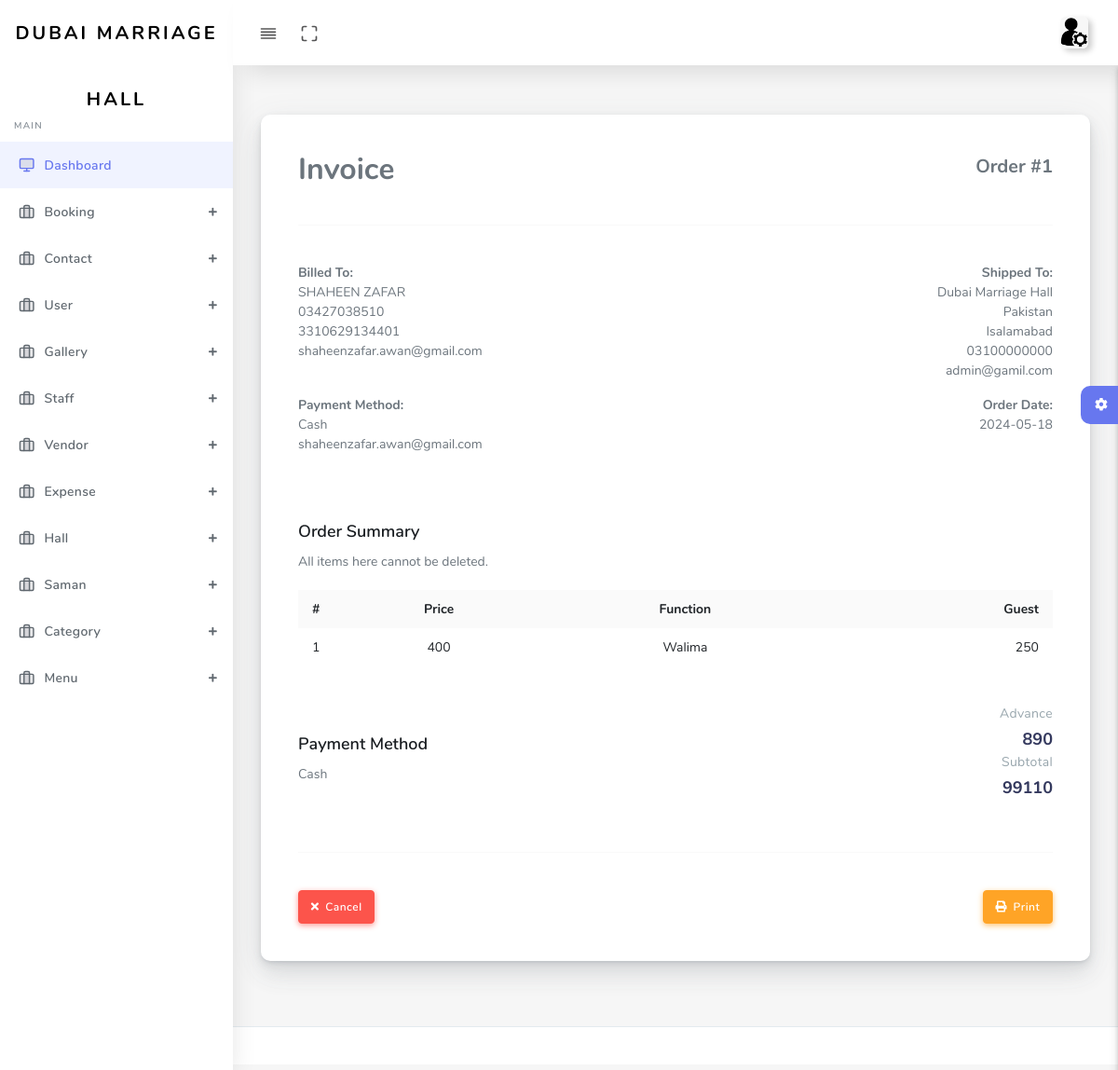
The page /user/admin/invoice.php?uid=1 (signed in) on the database its author committed.
### tables this page shows
CREATE TABLE `booknow` (
  `id` int(50) NOT NULL,
  `user_id` varchar(255) NOT NULL,
  `name` varchar(50) NOT NULL,
  `number` varchar(50) NOT NULL,
  `cnic` varchar(50) NOT NULL,
  `email` varchar(50) NOT NULL,
  `date` varchar(50) NOT NULL,
  `time` varchar(255) NOT NULL,
  `guest` varchar(255) NOT NULL,
  `hall` varchar(255) NOT NULL,
  `menu` varchar(255) NOT NULL,
  `function` varchar(50) NOT NULL,
  `status` varchar(50) NOT NULL,
  `price` varchar(50) NOT NULL,
  `tprice` varchar(255) NOT NULL,
  `advance` varchar(255) NOT NULL,
  `screenshoot` varchar(255) NOT NULL
);

### user/admin/invoice.php (the view, shortened to what this page needs)
<?php
include('include/header.php');
include('include/config.php');
$order=$_GET['uid'];
?>
  <div id="app">
    <div class="main-wrapper main-wrapper-1">
      <div class="navbar-bg"></div>
      <?php
include('include/nav.php');
include('include/aside.php');
?>
      <div class="main-content">
        <section class="section">
          <div class="section-body">
            <div class="invoice">
              <div id="invoice-print">
                <div class="row">
                  <div class="col-lg-12">
                    <div class="invoice-title">
                      <h2>Invoice</h2>
                      <?php
            $sql = "SELECT * FROM booknow WHERE id='$order'";
            $run = mysqli_query($conn, $sql);
            $row = mysqli_fetch_array($run)
            ?>
                      <div class="invoice-number">Order #<?php echo $row['id'] ?></div>
                    </div>
                    <hr>
                    <div class="row">
                      <div class="col-md-6">
                        <address>
                          <strong>Billed To:</strong><br>
                          <?php echo $row['name']?><br>
                          <?php echo $row['number']?><br>
                          <?php echo $row['cnic']?><br>
                          <?php echo $row['email']?><br>
                        </address>
                      </div>
                      <div class="col-md-6 text-md-right">
                        <address>
                          <strong>Shipped To:</strong><br>
                          Dubai Marriage Hall<br>
                        Pakistan<br>
                         Isalamabad<br>
                         03100000000<br>
                         admin@gamil.com<br>
                        </address>
                      </div>
                    </div>
                    <div class="row">
                      <div class="col-md-6">
                        <address>
                          <strong>Payment Method:</strong><br>
                          Cash<br>
                          <?php echo $row['email']?>
                        </address>
                      </div>
                      <div class="col-md-6 text-md-right">
                        <address>
                          <strong>Order Date:</strong><br>
                          <?php echo $row['date']?><br><br>
                        </address>
                      </div>
                    </div>
                  </div>
                </div>
                <div class="row mt-4">
                  <div class="col-md-12">
                    <div class="section-title">Order Summary</div>
                    <p class="section-lead">All items here cannot be deleted.</p>
                    <div class="table-responsive">
                      <table class="table table-striped table-hover table-md">
                        <tr>
                          <th data-width="40">#</th>
                          <th class="text-center">Price</th>
                          <th class="text-center">Function</th>
                          <th class="text-right">Guest</th>
                        </tr>
                        <?php
                        $sub='';
            $sql = "SELECT * FROM booknow WHERE id='$order'";
            $run = mysqli_query($conn, $sql);
            while ($fet = mysqli_fetch_array($run)) {
              $sub=$fet['guest']*$fet['price'];
              $sub=$sub-$fet['advance'];
            ?>
                        <tr>
                          <td><?php echo $fet['id']?></td>
                          <td class="text-center"><?php echo $fet['price']?></td>
                          <td class="text-center"><?php echo $fet['function']?></td>
                          <td class="text-right"><?php echo $fet['guest']?></td>
                        </tr>
                        <?php
            }
            ?>
                      </table>
                    </div>
                    <div class="row mt-4">
                      <div class="col-lg-8">
                        <div class="section-title">Payment Method</div>
                        <p class="section-lead">Cash</p>
                      </div>
                      <div class="col-lg-4 text-right">
                        <div class="invoice-detail-item">
                        <div class="invoice-detail-name">Advance</div>
                          <div class="invoice-detail-value"><?php echo $row['advance'] ?></div>
                          <div class="invoice-detail-name">Subtotal</div>
                          <div class="invoice-detail-value"><?php echo $sub ?></div>
                        </div>
                      </div>
                    </div>
                  </div>
                </div>
              </div>
              <hr>
              <div class="text-md-right">
                <div class="float-lg-left mb-lg-0 mb-3">
                  <a href="orders.php"><button class="btn btn-danger btn-icon icon-left"><i class="fas fa-times"></i> Cancel</button></a>
                </div>
                <button class="btn btn-warning btn-icon icon-left" onclick="printDiv('invoice-print')"><i class="fas fa-print"></i> Print</button>
              </div>
            </div>
          </div>
        </section>
        <div class="settingSidebar">
          <a href="javascript:void(0)" class="settingPanelToggle"> <i class="fa fa-spin fa-cog"></i>
          </a>
        </div>
      </div>
      <footer class="main-footer">
      </footer>
    </div>
  </div>
  <?php
include('include/footer.php');
?>

### rows shown on the page
booknow: id "1", name "SHAHEEN ZAFAR", number "03427038510", cnic "3310629134401", email "shaheenzafar.awan@gmail.com", date "2024-05-18", price "400", function "Walima", guest "250", advance "890"

### other values the page prints
$sub "99110"
